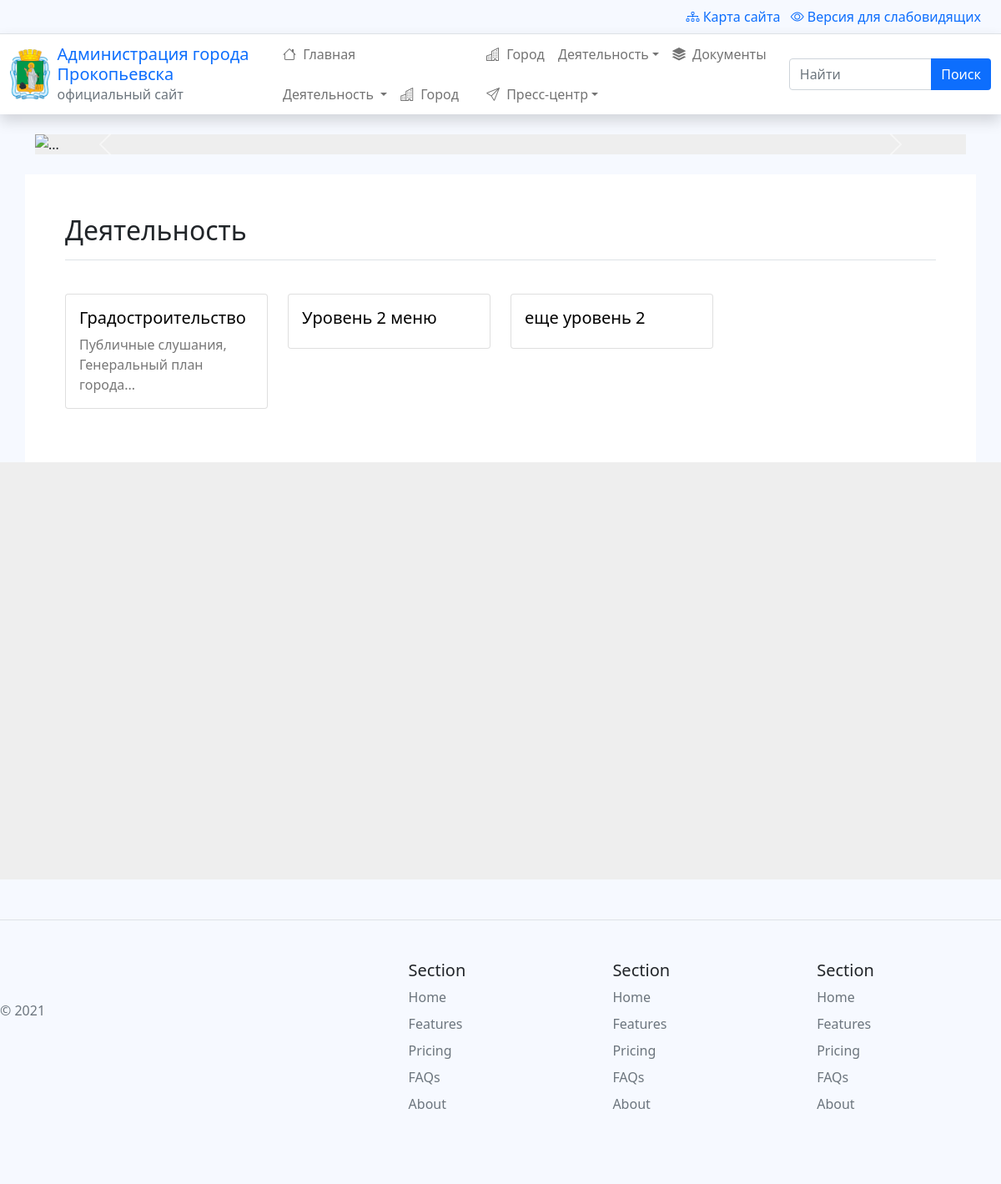
The page / on the database its author committed.
### menus/models.py (models this page shows, shortened)
class Menu(models.Model):
    title = models.CharField(max_length=100, verbose_name="Название")
    alias = models.SlugField(blank=True, unique=True,
                             max_length=100, help_text="Краткое название транслитом через тире (пример: 'kratkoe-nazvanie-translitom'). Чем короче тем лучше. Для автоматического заполнения - оставьте пустым.")
    parent = models.ForeignKey(
        'Menu', on_delete=models.CASCADE, blank=True, null=True, verbose_name="Родитель")
    level = models.PositiveSmallIntegerField(default=1, blank=True, null=True)
    is_published = models.BooleanField(default=True, verbose_name="Опубликовано")
    is_fixed = models.BooleanField(default=False, verbose_name="Зафиксировать дочерние пункты меню?",
                                   help_text="Если отмечено - дочерние пункты меню не будут раскрываться, если не отмечено -  будут.")
    icon = models.CharField(max_length=32, default="", blank=True, verbose_name="Иконка", help_text="Необязательно. Названия брать <a href='https://icons.getbootstrap.com/' target='_blank'>отсюда.</a>")
    short_description = models.CharField(max_length=100, blank=True,
        verbose_name="Краткое описание", help_text="Краткое описание содержимого меню")
    description = RichTextUploadingField(verbose_name="Описание", blank=True)
    def get_subitems(parent=None, maxlevel=None):
        if parent:
            if maxlevel:
                if parent.level >= maxlevel:
                    return None
            items = Menu.objects.filter(parent_id=parent.id, is_published=True)
        else:
            items = Menu.objects.filter(level=1, is_published=True)
        if len(items) == 0:
            return None
        result = []
        for item in items:
            result.append(
                {
                    'item':item,
                    'subitems': item.get_subitems(maxlevel=maxlevel)
                }
            )
        return result

### app/views.py (the view)
# urls.py: path('', views.main),
def main(request, *args, **kwargs):
    return render(request, 'app/base.html', {})

### app/templatetags/breadcrumbs.py (called while the page is built)
@register.inclusion_tag('app/breadcrumbs.html')
def breadcrumbs(bc_items:dict):
    url_chain = ''
    breadcrumbs_items = {'Главная':''}
    breadcrumbs_items.update(bc_items)
    for key, value in breadcrumbs_items.items():
        url_chain += value + '/'
        breadcrumbs_items[key] = url_chain
    context = {
        'breadcrumbs_items' : breadcrumbs_items
    }
    return context

### menus/templatetags/render_menubar.py (called while the page is built)
@register.inclusion_tag('menus/menubar.html')
def render_menubar(maxlevel=2):
    context = {}
    context['menu_tree'] = Menu.get_subitems(parent=None, maxlevel=3)
    return context

### menus/templatetags/show_menus.py (called while the page is built)
@register.inclusion_tag('menus/show_menus.html')
def show_menus(parent=None):
    context = {}
    if parent:
        category = Menu.objects.get(alias = parent)
        menus = Menu.objects.filter(parent_id = category.id)
    else:
        category = None
        menus = Menu.objects.filter(parent_id__isnull=True)
    context['add_path'] = True
    context['category'] = category
    context['menus'] = menus
    return context

### app/templates/app/base.html (shortened to what this page needs)
{% load static %}
{% load show_menus %}
<!doctype html>
<html lang="en">
  <head>
    <link href="{% static 'app/css/bootstrap.min.css' %}" rel="stylesheet">
    <link href="{% static 'app/css/bootstrap.megamenu.css' %}" rel="stylesheet">
    <link href="{% static 'app/css/bootstrap-icons.css' %}" rel="stylesheet">
    <link href="{% static 'app/css/magnific-popup.css' %}" rel="stylesheet">
    <link href="{% static 'app/css/custom.css' %}" rel="stylesheet">
  </head>
  <body>
    {% include 'app/header.html' %}
    {% block top %}
    <div class="container py-4">
      <div id="carouselExampleControls" class="carousel slide " data-bs-ride="carousel">
        <div class="carousel-inner">
          <div class="carousel-item active">
            <img src="..." class="d-block w-100" alt="..." style="background-color:#eee">
          </div>
        </div>
        <button class="carousel-control-prev" type="button" data-bs-target="#carouselExampleControls" data-bs-slide="prev">
          <span class="carousel-control-prev-icon" aria-hidden="true"></span>
        </button>
        <button class="carousel-control-next" type="button" data-bs-target="#carouselExampleControls" data-bs-slide="next">
          <span class="carousel-control-next-icon" aria-hidden="true"></span>
        </button>
      </div>
    </div>
    {% endblock top %}
  {% block activity %}
    {% show_menus 'activity' %}
  {% endblock activity %}
    <div style="width:100%;height:500px;background-color:#eee;">
  </div>
  {% include 'app/footer.html' %}
  </body>
</html>

### menus/templates/menus/menubar.html (shortened to what this page needs)
{% if menu_tree|length > 0 %}
<ul class="navbar-nav d-flex flex-wrap mr-auto mb-2 mb-lg-0 ms-auto">
    {% for level_1 in menu_tree %}
    <li class="nav-item
        {% if level_1.subitems != None %}
            dropdown
        {% endif %}
    ">
        {% if level_1.subitems != None %}
        <a class="nav-link dropdown-toggle" href="#" data-bs-toggle="dropdown"
            data-bs-auto-close="outside">
        {% else %}
        <a class="nav-link" aria-current="page" href="#">
        {% endif %}
            {% if level_1.item.icon %}
            <i class="bi bi-{{level_1.item.icon}}"></i>
            {% endif %}
            {{level_1.item.title }}
        </a>
    </li>
    {% endfor %}
</ul>
{% endif%}
<ul class="navbar-nav d-flex flex-wrap mr-auto mb-2 mb-lg-0 ms-auto">
    <li class="nav-item">
        <a class="nav-link" href="#"><i class="bi bi-building"></i> Город</a>
    </li>
    <li class="nav-item dropdown">
        <a class="nav-link dropdown-toggle" href="#" data-bs-toggle="dropdown"
            data-bs-auto-close="outside">Деятельность</a>
    </li>
    <li class="nav-item">
        <a class="nav-link" href="#"><i class="bi bi-stack"></i> Документы</a>
    </li>
    <li class="nav-item dropdown dropdown-mega position-static">
        <a class="nav-link dropdown-toggle" href="#" data-bs-toggle="dropdown"
            data-bs-auto-close="outside"><i class="bi bi-send"></i> Пресс-центр</a>
    </li>
</ul>

### menus/templates/menus/html_menus.html (shortened to what this page needs)
{% load static %}
{% load breadcrumbs %}
  {% if menus %}
  <div id="content" class="container p-5 ">
    {% if not subcategory %}
    <h2 class="border-bottom pb-3">
      {% if category %}
      {{ category.title }}
      {% endif %}
    </h2>
    {% endif %}
    <div class="row row-cols-1 row-cols-md-4 g-4 my-3">
      {% for menu in menus %}
      <div class="col">
        <div class="card" class="hover-shadow">
          <a href="
                {% if add_path %}
                    {% url 'activity' %}{{ menu.alias }}
                {% else %}
                    {{ menu.alias }}
                {% endif %}
                ">
            <div class="card-body">
              <h5 class="card-title">{{ menu.title }}</h5>
              <p class="card-text">{{ menu.short_description}}</p>
            </div>
          </a>
        </div>
      </div>
      {% endfor %}
    </div>
  </div>
  {% endif %}

### app/static/app/css/custom.css (style rules this page uses)
body { background: #f6f9ff; }
#content { background-color: #fff; }
#content .card a { text-decoration:none; color:#000; }
#content .card-text { color: #777; }
header .navbar-nav { line-height: 2rem; }
header .navbar-nav .nav-item a { white-space: nowrap; }
header .navbar-nav .nav-item a i { margin-right: 4px; }

### rows shown on the page
Menu: item "Главная"
Menu: item "Деятельность", title "Деятельность"
Menu: item "Город"
Menu: title "Градостроительство", short_description "Публичные слушания, Генеральный план города..."
Menu: title "Уровень 2 меню"
Menu: title "еще уровень 2"
